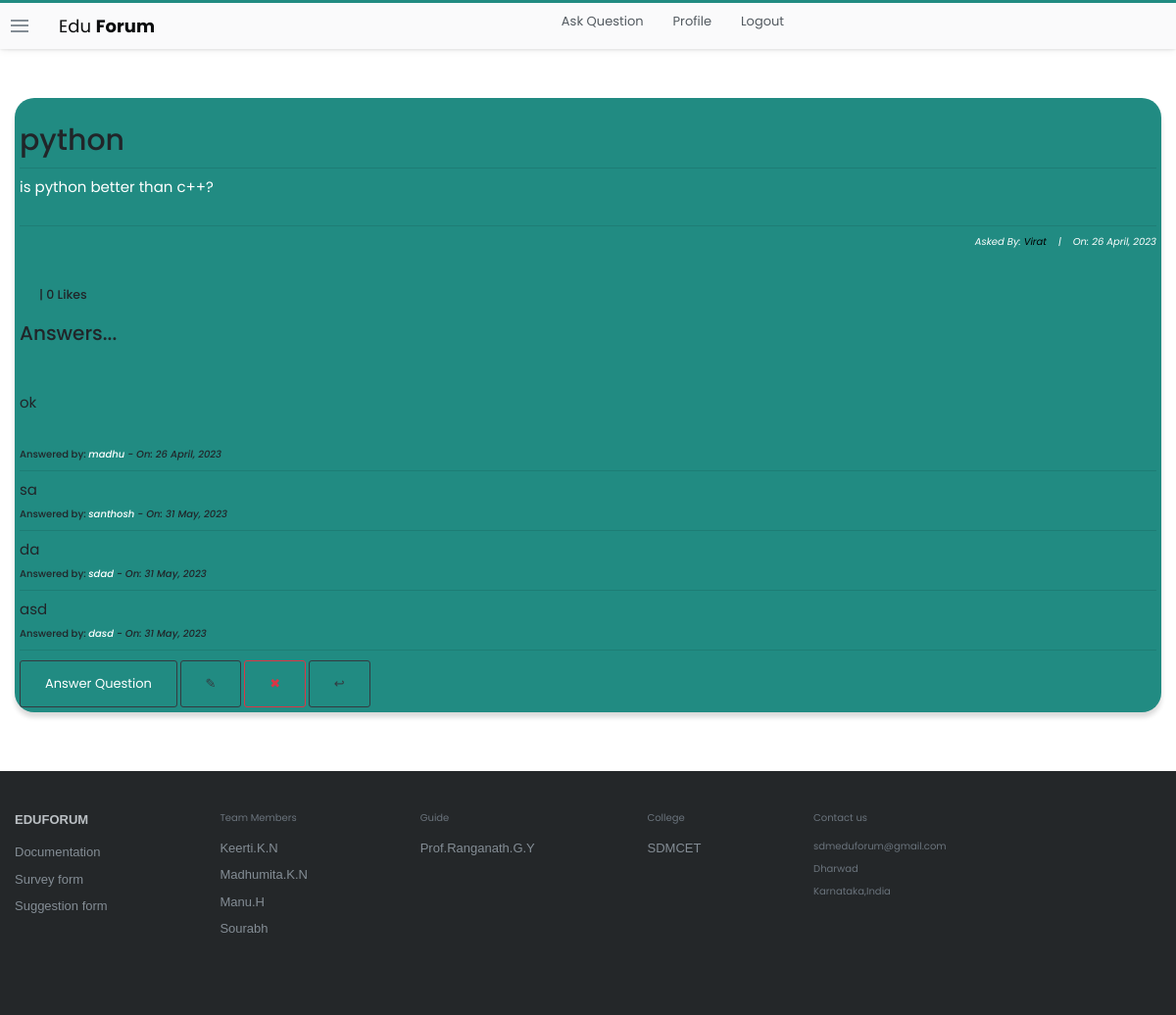
Page /questions/16/ (signed in) on the committed database.
### stackbase/models.py (models this page shows, shortened)
class Question(models.Model):
    user = models.ForeignKey(User, on_delete=models.CASCADE)
    title = models.CharField(max_length=10000)
    content = RichTextField()
    likes = models.ManyToManyField(User, related_name='question_post')
    date_created = models.DateTimeField(default=timezone.now)
    def total_likes(self):
        return self.likes.count()

class Comment(models.Model):
    question = models.ForeignKey(Question, related_name="comment", on_delete=models.CASCADE)
    name = models.CharField(max_length=1000)
    content = RichTextField()
    date_created = models.DateTimeField(default=timezone.now)

### stackbase/views.py (the view)
# urls.py: path('questions/<int:pk>/', views.QuestionDetailView.as_view(), name="question-detail"),
class QuestionDetailView(DetailView):
    model = Question
    def get_context_data(self, *args, **kwargs):
        context = super(QuestionDetailView, self).get_context_data()
        something = get_object_or_404(Question, id=self.kwargs['pk'])
        total_likes = something.total_likes()
        liked = False
        if something.likes.filter(id=self.request.user.id).exists():
            liked = True
        context['total_likes'] = total_likes
        context['liked'] = liked
        return context

### stackbase/templates/stackbase/question_detail.html (shortened to what this page needs)
{% extends 'base.html' %}
{% block content %}
<!DOCTYPE html>
<html lang="en">
<head>
</head>
<body>
    <div class="container">
        <div class="list-question">
            <div class="questions">
                <div class="container" style="background-color: #218B82; padding: 5px; box-shadow: rgba(0, 0, 0, 0.15) 0px 5px 5px 0px; border-radius: 20px;" >
                    <h3 id="fh3">{{question.title}}</h3>
                    <hr>
                    <h6 id="fh6" style="color:white">{{ question.content|safe }}</h6>
                    <hr>
                    <h6 id="fh6" style="font-size: 10px; font-style: italic; color: white; text-align: right;">Asked By: <a href="{% url 'profile' %}" style="color:black">{{ object.user|title }}</a>&nbsp;&nbsp;&nbsp; |&nbsp;&nbsp;&nbsp; On: {{ object.date_created|date:"j F, Y" }}</h6>
                    <br>
                        <form action="{% url 'stackbase:like_post' object.pk %}" method="POST">
                            {% if user.is_authenticated %}
                                {% if liked %}
                                    <div style="display: flex; align-items: center; margin-left: 10px;">
                                        <button type="submit" name="question_id" value="{{ question.id }}" style="border: none; border-radius: 60px;"><img src="https://image.similarpng.com/very-thumbnail/2020/06/Dislike-icon-transparent-PNG.png" alt="" style="width: 40px;"></button> <h5 style="margin-left: 10px; cursor: pointer;"> |  {{ total_likes }} Likes</h5>
                                    </div>
                                {% else %}
                                    <div style="display: flex; align-items: center; margin-left: 10px;">
                                        <h5 style="margin-left: 10px; cursor: pointer;"> |  {{ total_likes }} Likes</h5>
                                    </div>
                                {% endif %}
                            {% else %}
                                <h5 style="margin-left: 10px; cursor: pointer;"><a href="{% url 'login' %}">Login</a> to Like Question |  {{ total_likes }} Likes</h5>
                            {% endif %}
                        </form>
                    <br>
                    <h2>Answers...</h2> <br><br><br>
                    {% if not question.comment.all %}
                        <h3>No Answers yet... </h3>
                    {% else %}
                        {% for comment in question.comment.all %}
                            <h3 style="font-weight: normal; font-size: 15px;">{{comment.content|safe}}</h3>
                            <h3 style="font-size: 10px;">Answered by: <i><a href="" style="color:white">{{comment.name}}</a> - On: {{comment.date_created|date:"j F, Y"}}</i></h3>
                            <hr>
                        {% endfor %}
                    {% endif %}
                    <a class="btn btn-outline-dark" id="fa" href="{% url 'stackbase:question-comment' question.id %}" style="text-decoration: none; color: white;">Answer Question</a>
                    <a style="text-decoration: none; " class="btn btn-outline-dark" href="{% url 'stackbase:question-update' question.id %}">&#x270E;</a>
                    <a style="text-decoration: none; " class="btn btn-outline-danger" href="{% url 'stackbase:question-delete' question.id %}">&#x2716;</a>
                    <a style="text-decoration: none; " class="btn btn-outline-dark" href="{% url 'stackbase:question-lists' %}">&#x21a9;</a>
                </div> <br><br>
                </div> <br>
            </div>
        </div>
        <br>
</body>
</html>
{% endblock content %}

### static/main.css (style rules this page uses)
:root { --white: #fff; --black: #0c0d0e; --orange: #f48024; --yellow: #fbf2d4; --green: #5eba7d; --blue: #0077cc; --powder: #e1ecf4; --red: #d1383d; --black-025: #fafafb; --black-050: #eff0f1; --black-075: #e4e6e8; --black-100: #d6d9dc; --black-150: #c8ccd0; --black-200: #bbc0c4; --black-300: #9fa6ad; --black-350: #9199a1; --black-400: #848d95; --black-500: #6a737c; --black-600: #535a60; --black-700: #3c4146; --black-750: #2f3337; --black-800: #242729; --black-900: #0c0d0e; --orange-050: #fff7f2; --orange-100: #fee3cf; --orange-200: #fcd0ad; --orange-300: #f7aa6d; --orange-400: #f48024; --orange-500: #f2720c; --orange-600: #da670b; --orange-700: #bd5c00; --orange-800: #a35200; --orange-900: #874600; --blue-050: #f2f9ff; --blue-100: #cfeafe; --blue-200: #addafc; --blue-300: #6cbbf7; --blue-400: #379fef; --blue-500: #0095ff; --blue-600: #0077cc; --blue-700: #0064bd; --blue-800: #0054a3; --blue-900: #004487; --powder-050: #f4f8fb; --powder-100: #e1ecf4; --powder-200: #d1e5f1; --powder-300: #b3d3ea; --powder-400: #a0c7e4; --powder-500: #7aa7c7; --powder-600: #5b8db1; --powder-700: #39739d; --powder-800: #2c5777; --powder-900: #1e3c52; --green-025: #eef8f1; --green-050: #dcf0e2; --green-100: #cae8d4; --green-200: #a6d9b7; --green-300: #82ca9a; --green-400: #5eba7d; --green-500: #48a868; --green-600: #3d8f58; --green-700: #2f6f44; --green-800: #29603b; --green-900: #1e472c; --yellow-050: #fdf7e3; --yellow-100: #fbf2d4; --yellow-200: #f1e5bc; --yellow-300: #e6d178; --yellow-400: #e9c63f; --yellow-500: #ddb624; --yellow-600: #cea51b; --yellow-700: #b89516; --yellow-800: #9f8010; --yellow-900: #826a0b; --red-050: #fdf3f4; --red-100: #f9d3d7; --red-200: #f4b4bb; --red-300: #e87c87; --red-400: #de535e; --red-500: #d1383d; --red-600: #c02d2e; --red-700: #ac2726; --red-800: #942121; --red-900: #7a1819; --gold: #ffcc01; --gold-lighter: #fff4d1; --gold-darker: #f1b600; --silver: #b4b8bc; --silver-lighter: #e8e8e8; --silver-darker: #9a9c9f; --bronze: #caa789; --bronze-lighter: #f2e9e1; --bronze-darker: #ab825f; --fc-dark: #0c0d0e; --fc-medium: #3c4146; --fc-light: #6a737c; --focus-ring: rgba(0,149,255,0.15); --focus-ring-success: rgba(166,217,183,0.4); --focus-ring-warning: rgba(233,198,63,0.4); --focus-ring-error: rgba(192,45,46,0.15); --focus-ring-muted: rgba(36,39,41,0.1); --bs-sm: 0 1px 2px rgba(0,0,0,0.05),0 1px 4px rgba(0,0,0,0.05),0 2px 8px rgba(0,0,0,0.05); --bs-md: 0 1px 3px rgba(0,0,0,0.06),0 2px 6px rgba(0,0,0,0.06),0 3px 8px rgba(0,0,0,0.09); --bs-lg: 0 1px 4px rgba(0,0,0,0.09),0 3px 8px rgba(0,0,0,0.09),0 4px 13px rgba(0,0,0,0.13); --scrollbar: rgba(0,0,0,0.2); --highlight-bg: #f6f6f6; --highlight-color: #2f3337; --highlight-comment: #656e77; --highlight-punctuation: var(--black-600); --highlight-namespace: #b75501; --highlight-attribute: #015692; --highlight-literal: #b75501; --highlight-symbol: #803378; --highlight-keyword: #015692; --highlight-variable: #54790d; --highlight-addition: #2f6f44; --highlight-deletion: #c02d2e; --dark-blue:#2b2d6e; --magnolia:#f7f6f9; }
*, *::before, *::after { margin: 0; padding: 0; box-sizing: border-box; }
html { font-family: Arial, "Helvetica Neue", Helvetica, sans-serif; font-size: 10px; color: var(--black-800); }
.container { width: 100%; max-width: 126.4rem; margin: 0 auto; padding: 0 1.5rem; }
a { text-decoration: none; color: var(--blue-600); cursor: pointer; }
.btn { text-align: center; font-size: 1.3rem; border-radius: 3px; transition: all 0.5s; padding: 1.3rem 2.5rem; }

### stackbase/templates/stackbase/question_detail.html (style rules this page uses)
body { margin-top: 100px; font-family: 'Poppins', sans-serif; }
#fh3 { text-align: center; font-size: 30px; padding-top: 20px; text-align: left; }
#fh6 { text-align: left; font-size: 15px; padding-bottom: 20px; font-weight: normal; }

### rows in the picture
Question: title "python", content "is python better than c++?", user "Virat", date_created "26 April, 2023"
Comment: content "ok", name "madhu", date_created "26 April, 2023"
Comment: content "sa", name "santhosh", date_created "31 May, 2023"
Comment: content "da", name "sdad", date_created "31 May, 2023"
Comment: content "asd", name "dasd", date_created "31 May, 2023"

### other values in the picture
{{ total_likes }} "0"
